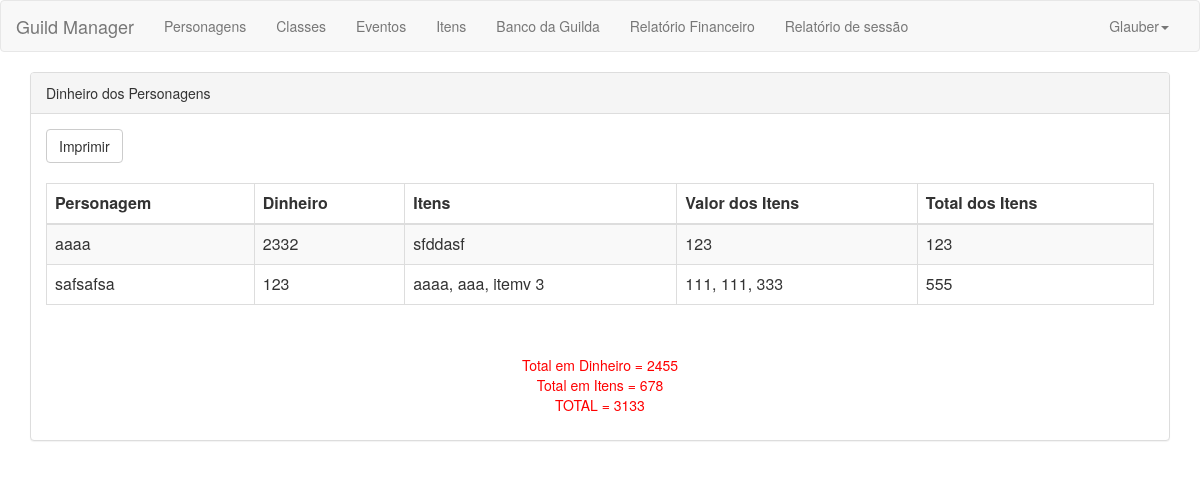
The app's page /relatorio1.php (signed in) with its own data.
### tables this page shows
CREATE TABLE `personagem` (
  `nome` varchar(45) NOT NULL,
  `dinheiro` double NOT NULL,
  `raca` varchar(45) NOT NULL,
  `usuario_nick` varchar(45) NOT NULL,
  `classe_nome` varchar(45) NOT NULL
);

CREATE TABLE `item` (
  `id` int(11) NOT NULL,
  `nome` varchar(45) NOT NULL,
  `tipo` varchar(45) NOT NULL,
  `valor` varchar(45) NOT NULL,
  `posse` varchar(20) NOT NULL,
  `personagem_nome` varchar(45) NOT NULL,
  `personagem_usuario_nick` varchar(45) NOT NULL
);

### relatorio1.php (the view, shortened to what this page needs)
<?php
require_once('banco.php');
$query_select = "SELECT * FROM personagem WHERE usuario_nick = '" . $_SESSION['user']['nick'] . "'";
$select = mysql_query($query_select, $connect);
$contD = 0;
$contI = 0;
?>
<html>
<head>
    <link rel="stylesheet" href="css/bootstrap.css">
    <link rel="stylesheet" href="https://cdnjs.cloudflare.com/ajax/libs/normalize/5.0.0/normalize.min.css">
</head>
<body>
<?php require_once "navbar.php" ?>
<div class="container">
    <div class="panel panel-default">
        <div class="panel-heading">Dinheiro dos Personagens</div>
        <div class="panel-body">
            <a href="#" class="btn btn-default imprimir">Imprimir</a><br><br>
            <table class="table table-bordered table-striped table-hover">
                <thead>
                <tr>
                    <th>Personagem</th>
                    <th>Dinheiro</th>
                    <th>Itens</th>
                    <th>Valor dos Itens</th>
                    <th>Total dos Itens</th>
                </tr>
                </thead>
                <tbody>
                <?php
                while ($array = mysql_fetch_array($select)) { ?>
                    <tr>
                        <td><?= $array['nome'] ?></td>
                        <td><?= $array['dinheiro'];
                            $contD += $array['dinheiro'] ?></td>
                        <?php
                        $query_select1 = "SELECT * FROM item WHERE posse = '" . $array['nome'] . "'";
                        $select1 = mysql_query($query_select1, $connect);
                        $num_rows = mysql_num_rows($select1);
                        $i = $num_rows;
                        $j = $num_rows;
                        $itens = array();
                        $valor = array();
                        $person = 0;
                        while ($array1 = mysql_fetch_array($select1)) {
                            $contI += $array1['valor'];
                            if ($num_rows > 1) {
                                $itens[$i] = $array1['nome'];
                                $i--;
                                $string = implode(", ", $itens);
                                $valor[$j] = $array1['valor'];
                                $j--;
                                $preco = implode(", ", $valor);
                                $person += $array1['valor'];
                                $person1 = $person + $array['dinheiro'] ?>
                                <?php if (!$i) echo '<td>' . $string . '</td>
                                <td>' . $preco . '</td>
                                <td>' . $person . '</td>' ?>
                            <?php } else { ?>
                                <td><?= $array1['nome'] ?></td>
                                <td><?= $array1['valor'] ?></td>
                                <td><?= $array1['valor'] ?></td>
                            <?php } ?>
                        <?php } ?>
                    </tr>
                <?php } ?>
                </tbody>
            </table>
            <br/>
            <p>
            <center style="color:red">Total em Dinheiro = <?= $contD ?><br/>
                Total em Itens = <?= $contI ?><br/>
                TOTAL = <?= $contI + $contD ?></center>
            </p>
        </div>
    </div>
</div>
</body>
</html>

### records on screen
personagem: nome "aaaa", dinheiro "2332"
item: nome "sfddasf", valor "123"
personagem: nome "safsafsa", dinheiro "123"
item: string "aaaa, aaa, itemv 3", preco "111, 111, 333", person "555"

### other values on screen
$_SESSION['user']['nome'] "Glauber"
$contD "2455"
$contI "678"
$contI + $contD "3133"
